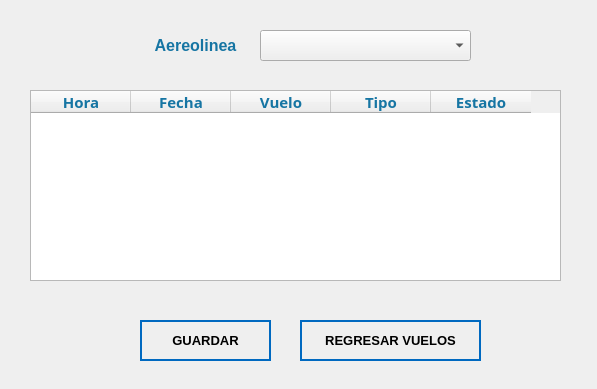
<?xml version="1.0" encoding="UTF-8"?>
<ui version="4.0">
 <class>Form</class>
 <widget class="QWidget" name="Form">
  <property name="geometry">
   <rect>
    <x>0</x>
    <y>0</y>
    <width>597</width>
    <height>389</height>
   </rect>
  </property>
  <property name="windowTitle">
   <string>Agendar vuelo en la agenda de la aereolinea </string>
  </property>
  <property name="windowIcon">
   <iconset>
    <normaloff>../Ventanas/Icons/Paper-Plane-icon.png</normaloff>../Ventanas/Icons/Paper-Plane-icon.png</iconset>
  </property>
  <widget class="QPushButton" name="bt_regresarAereolinea">
   <property name="geometry">
    <rect>
     <x>300</x>
     <y>320</y>
     <width>181</width>
     <height>41</height>
    </rect>
   </property>
   <property name="font">
    <font>
     <family>Nirmala UI</family>
     <pointsize>10</pointsize>
     <weight>75</weight>
     <italic>false</italic>
     <bold>true</bold>
    </font>
   </property>
   <property name="cursor">
    <cursorShape>PointingHandCursor</cursorShape>
   </property>
   <property name="styleSheet">
    <string notr="true">QPushButton
{	
	height: 2em;
 	border-style: solid;
	border-width: 2px;
 	border-color: #0069c0;
	font-weight: bold;
}

QPushButton:hover
{
   	background-color:#0069c0;
	color:white;
}</string>
   </property>
   <property name="text">
    <string>REGRESAR VUELOS</string>
   </property>
   <property name="icon">
    <iconset>
     <normaloff>../Ventanas/Icons/regresar_vuelo.png</normaloff>../Ventanas/Icons/regresar_vuelo.png</iconset>
   </property>
   <property name="iconSize">
    <size>
     <width>40</width>
     <height>50</height>
    </size>
   </property>
   <property name="default">
    <bool>true</bool>
   </property>
   <property name="flat">
    <bool>true</bool>
   </property>
  </widget>
  <widget class="QTableWidget" name="tb_agendAereolinea">
   <property name="geometry">
    <rect>
     <x>30</x>
     <y>90</y>
     <width>531</width>
     <height>191</height>
    </rect>
   </property>
   <property name="font">
    <font>
     <family>Open Sans</family>
     <weight>1</weight>
     <italic>false</italic>
     <bold>false</bold>
    </font>
   </property>
   <property name="styleSheet">
    <string notr="true">color : rgb(0,0,0);
font: 9 pt &quot;Open Sans&quot;</string>
   </property>
   <column>
    <property name="text">
     <string>Hora</string>
    </property>
    <property name="font">
     <font>
      <family>Nirmala UI</family>
      <pointsize>11</pointsize>
      <weight>75</weight>
      <bold>true</bold>
     </font>
    </property>
    <property name="foreground">
     <brush brushstyle="SolidPattern">
      <color alpha="255">
       <red>22</red>
       <green>117</green>
       <blue>163</blue>
      </color>
     </brush>
    </property>
   </column>
   <column>
    <property name="text">
     <string>Fecha</string>
    </property>
    <property name="font">
     <font>
      <family>Nirmala UI</family>
      <pointsize>11</pointsize>
      <weight>75</weight>
      <bold>true</bold>
     </font>
    </property>
    <property name="foreground">
     <brush brushstyle="SolidPattern">
      <color alpha="255">
       <red>22</red>
       <green>117</green>
       <blue>163</blue>
      </color>
     </brush>
    </property>
   </column>
   <column>
    <property name="text">
     <string>Vuelo</string>
    </property>
    <property name="font">
     <font>
      <family>Nirmala UI</family>
      <pointsize>11</pointsize>
      <weight>75</weight>
      <bold>true</bold>
     </font>
    </property>
    <property name="foreground">
     <brush brushstyle="SolidPattern">
      <color alpha="255">
       <red>22</red>
       <green>117</green>
       <blue>163</blue>
      </color>
     </brush>
    </property>
   </column>
   <column>
    <property name="text">
     <string>Tipo</string>
    </property>
    <property name="font">
     <font>
      <family>Nirmala UI</family>
      <pointsize>11</pointsize>
      <weight>75</weight>
      <bold>true</bold>
     </font>
    </property>
    <property name="foreground">
     <brush brushstyle="SolidPattern">
      <color alpha="255">
       <red>22</red>
       <green>117</green>
       <blue>163</blue>
      </color>
     </brush>
    </property>
   </column>
   <column>
    <property name="text">
     <string>Estado</string>
    </property>
    <property name="font">
     <font>
      <family>Nirmala UI</family>
      <pointsize>11</pointsize>
      <weight>75</weight>
      <bold>true</bold>
     </font>
    </property>
    <property name="foreground">
     <brush brushstyle="SolidPattern">
      <color alpha="255">
       <red>22</red>
       <green>117</green>
       <blue>163</blue>
      </color>
     </brush>
    </property>
   </column>
  </widget>
  <widget class="QComboBox" name="cb_Aerolinea">
   <property name="geometry">
    <rect>
     <x>260</x>
     <y>30</y>
     <width>211</width>
     <height>31</height>
    </rect>
   </property>
   <property name="cursor">
    <cursorShape>PointingHandCursor</cursorShape>
   </property>
   <property name="styleSheet">
    <string notr="true">color : rgb(0,0,0);
font: 10pt &quot;Nirmala UI&quot;</string>
   </property>
   <property name="editable">
    <bool>false</bool>
   </property>
   <property name="duplicatesEnabled">
    <bool>false</bool>
   </property>
   <property name="frame">
    <bool>true</bool>
   </property>
  </widget>
  <widget class="QLabel" name="lb_tipovuelo">
   <property name="geometry">
    <rect>
     <x>110</x>
     <y>30</y>
     <width>171</width>
     <height>31</height>
    </rect>
   </property>
   <property name="styleSheet">
    <string notr="true">font: 14pt &quot;Nirmala UI&quot;;</string>
   </property>
   <property name="text">
    <string>&lt;html&gt;&lt;head/&gt;&lt;body&gt;&lt;p align=&quot;center&quot;&gt;&lt;span style=&quot; font-size:12pt; font-weight:600; color:#1675a3;&quot;&gt;Aereolinea&lt;/span&gt;&lt;/p&gt;&lt;/body&gt;&lt;/html&gt;</string>
   </property>
  </widget>
  <widget class="QPushButton" name="bt_guardarAereolinea">
   <property name="geometry">
    <rect>
     <x>140</x>
     <y>320</y>
     <width>131</width>
     <height>41</height>
    </rect>
   </property>
   <property name="font">
    <font>
     <family>Nirmala UI</family>
     <pointsize>10</pointsize>
     <weight>75</weight>
     <italic>false</italic>
     <bold>true</bold>
    </font>
   </property>
   <property name="cursor">
    <cursorShape>PointingHandCursor</cursorShape>
   </property>
   <property name="styleSheet">
    <string notr="true">QPushButton
{	
	height: 2em;
 	border-style: solid;
	border-width: 2px;
 	border-color: #0069c0;
	font-weight: bold;
}

QPushButton:hover
{
   	background-color:#0069c0;
	color:white;
}</string>
   </property>
   <property name="text">
    <string>GUARDAR</string>
   </property>
   <property name="icon">
    <iconset>
     <normaloff>../Ventanas/Icons/paper_plane_aceptar.png</normaloff>../Ventanas/Icons/paper_plane_aceptar.png</iconset>
   </property>
   <property name="iconSize">
    <size>
     <width>40</width>
     <height>50</height>
    </size>
   </property>
   <property name="default">
    <bool>true</bool>
   </property>
   <property name="flat">
    <bool>true</bool>
   </property>
  </widget>
 </widget>
 <resources/>
 <connections/>
</ui>
